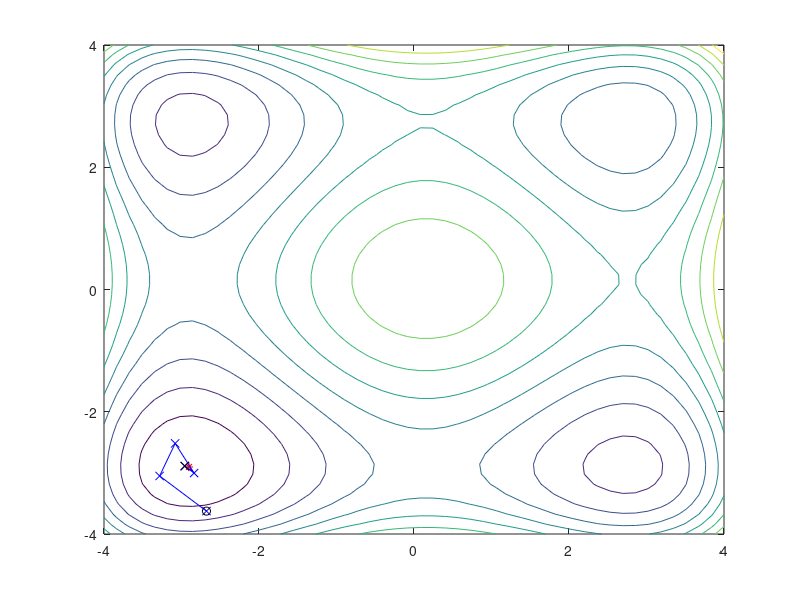

Recreate this plot in MATLAB.
% vak keresés
% csak maxit-et néz

clear;
clf;
close all;

% a célfüggvény
f = @(x,y) (x.^4-16*x.^2+5*x)/2 + (y.^4-16*y.^2+5*y)/2; 
F = @(v) f(v(1),v(2));

% a domain: 
a1 = -4;
b1 = 4;
a2 = -4;
b2 = 4;


% U: egyenletes az Omega halmazon (ami egy téglalap)
U = @() [a1 + (b1-a1)*rand(); a2 + (b2-a2)*rand()];

% maxit:
maxit = 5000;

% az összes pont:
t = zeros(2,maxit+1);
% ertekek
Ft = zeros(maxit+1,1);

% init, random kezdőpont
t1=U();
t(:,1)=t1;
Ft(1)=F(t1);
% k-pont van meg
k=1;

it=2;
while true
  if it>maxit, break; end
  u = U();
  Fu = F(u);
  if Fu < Ft(k)
    k=k+1;
    t(:,k) = u;
    Ft(k) = Fu;
  end
  it=it+1;
end


[rloc,rval]=fminunc(F,[-3;-3]);
fprintf("rloc=(%.2f,%.2f) rval=%.2f\n",rloc(1),rloc(2),rval);
loc=t(:,k);
val=Ft(k);
fprintf("loc=(%.2f,%.2f) val=%.2f\n",loc(1),loc(2),val);
fprintf("maxit=%d k=%d\n",maxit,k);



% ad-hoc rajzolgatas
dd = linspace(a1,b1,50);
[X,Y]=meshgrid(dd,dd);
Z=f(X,Y);
contour(X,Y,Z);
hold on;
plot(rloc(1),rloc(2),'r*');


plot(t(1,1:k),t(2,1:k),'bx-');
plot(t(1,1),t(2,1),'ko');
plot(loc(1),loc(2),'kx');
